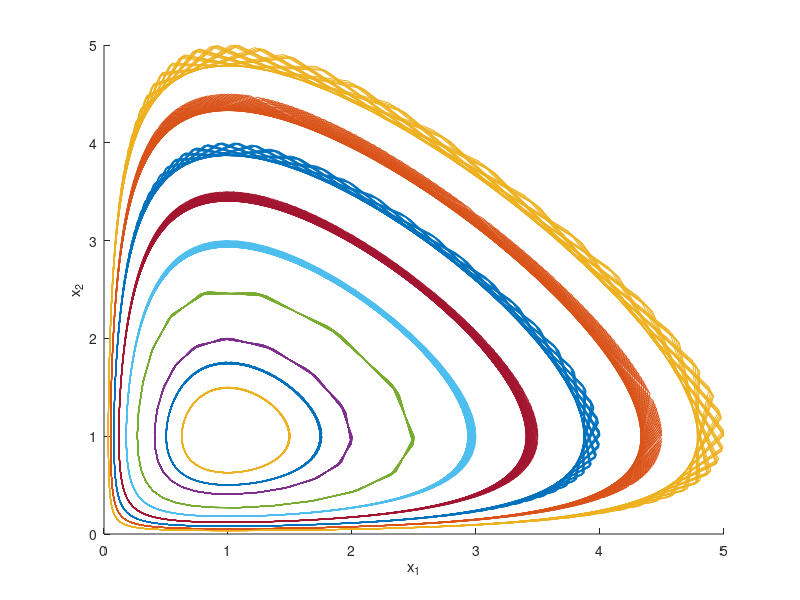

The MATLAB script that drew this image:
%  Exercise 1
%  Witt, Borowitz
%  Solving Lotka-Volterra equations:
%	u' 	= a*u - b*u*v
%	v' 	= b*u*v - c*v 
%  with a=b=c=d=1 and starting values
%  	u(0) 	= 0.5*j,	j=1,...,10
%	v(0) 	= 1
%
function witt_borowitz_sheet1
% discrete equidistant time steps
% we chose a finer grid for t
t = linspace(0, 300, 1000);

% start plotting
figure
hold on

% determine approx
for i = 1:10
	% lsode(function, array of starting values, array of discrete time values)
	x = lsode("lotka", [0.5*i, 1], t);
	plot(x(:,1), x(:,2));
end

% plot configurations
xlabel("x_1");
ylabel("x_2");
end

% choose as return variable name 'xdot' to use it with lsode
function xdot = lotka(x,t)
a=1;
b=1;
c=1;
d=1;
xdot = zeros(2,1);
xdot(1) = a*x(1)-b*x(1)*x(2);
xdot(2) = c*x(1)*x(2)-d*x(2);
end
